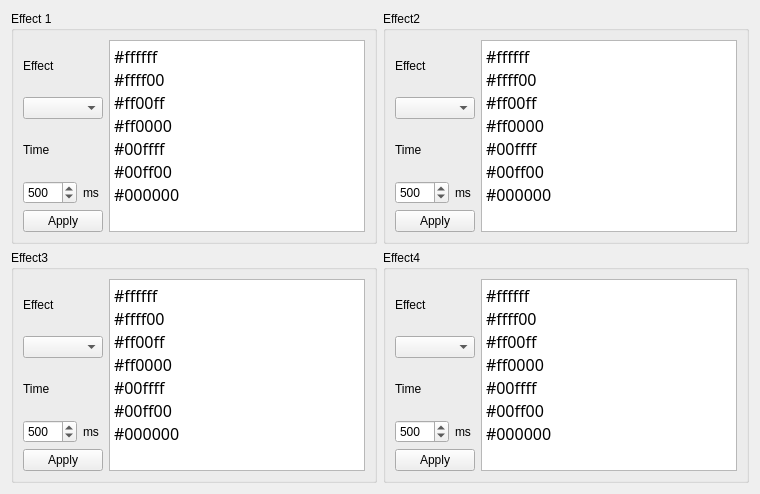
      <widget class="QWidget" name="tab_2">
       <attribute name="icon">
        <iconset>
         <normaloff>Images/128x128/actions/application-exit-4.png</normaloff>Images/128x128/actions/application-exit-4.png</iconset>
       </attribute>
       <attribute name="title">
        <string>Ilumination</string>
       </attribute>
       <layout class="QGridLayout" name="gridLayout_6">
        <item row="0" column="0">
         <widget class="QGroupBox" name="groupBox_5">
          <property name="title">
           <string>Effect 1</string>
          </property>
          <layout class="QGridLayout" name="gridLayout_7">
           <item row="3" column="2">
            <widget class="QSpinBox" name="spinBox_4">
             <property name="maximum">
              <number>1000</number>
             </property>
             <property name="value">
              <number>500</number>
             </property>
            </widget>
           </item>
           <item row="0" column="4" rowspan="5" colspan="4">
            <widget class="QPlainTextEdit" name="plainTextEdit">
             <property name="font">
              <font>
               <family>Ubuntu Mono</family>
               <pointsize>12</pointsize>
              </font>
             </property>
             <property name="plainText">
              <string>#ffffff
#ffff00
#ff00ff
#ff0000
#00ffff
#00ff00
#000000</string>
             </property>
            </widget>
           </item>
           <item row="3" column="3">
            <widget class="QLabel" name="label_7">
             <property name="text">
              <string>ms</string>
             </property>
            </widget>
           </item>
           <item row="2" column="2" colspan="2">
            <widget class="QLabel" name="label_8">
             <property name="text">
              <string>Time</string>
             </property>
            </widget>
           </item>
           <item row="1" column="2" colspan="2">
            <widget class="QComboBox" name="comboBox"/>
           </item>
           <item row="0" column="2" colspan="2">
            <widget class="QLabel" name="label_9">
             <property name="text">
              <string>Effect</string>
             </property>
            </widget>
           </item>
           <item row="4" column="2" colspan="2">
            <widget class="QPushButton" name="pushButton_3">
             <property name="text">
              <string>Apply</string>
             </property>
            </widget>
           </item>
          </layout>
         </widget>
        </item>
        <item row="1" column="1" colspan="2">
         <widget class="QGroupBox" name="groupBox_7">
          <property name="title">
           <string>Effect4</string>
          </property>
          <layout class="QGridLayout" name="gridLayout_10">
           <item row="0" column="2" rowspan="5">
            <widget class="QPlainTextEdit" name="plainTextEdit_4">
             <property name="font">
              <font>
               <family>Ubuntu Mono</family>
               <pointsize>12</pointsize>
              </font>
             </property>
             <property name="plainText">
              <string>#ffffff
#ffff00
#ff00ff
#ff0000
#00ffff
#00ff00
#000000</string>
             </property>
            </widget>
           </item>
           <item row="3" column="0">
            <widget class="QSpinBox" name="spinBox_7">
             <property name="maximum">
              <number>1000</number>
             </property>
             <property name="value">
              <number>500</number>
             </property>
            </widget>
           </item>
           <item row="3" column="1">
            <widget class="QLabel" name="label_18">
             <property name="text">
              <string>ms</string>
             </property>
            </widget>
           </item>
           <item row="2" column="0" colspan="2">
            <widget class="QLabel" name="label_14">
             <property name="text">
              <string>Time</string>
             </property>
            </widget>
           </item>
           <item row="1" column="0" colspan="2">
            <widget class="QComboBox" name="comboBox_4"/>
           </item>
           <item row="0" column="0" colspan="2">
            <widget class="QLabel" name="label_15">
             <property name="text">
              <string>Effect</string>
             </property>
            </widget>
           </item>
           <item row="4" column="0" colspan="2">
            <widget class="QPushButton" name="pushButton_6">
             <property name="text">
              <string>Apply</string>
             </property>
            </widget>
           </item>
          </layout>
         </widget>
        </item>
        <item row="1" column="0">
         <widget class="QGroupBox" name="groupBox_6">
          <property name="title">
           <string>Effect3</string>
          </property>
          <layout class="QGridLayout" name="gridLayout_9">
           <item row="3" column="0">
            <widget class="QSpinBox" name="spinBox_6">
             <property name="maximum">
              <number>1000</number>
             </property>
             <property name="value">
              <number>500</number>
             </property>
            </widget>
           </item>
           <item row="0" column="2" rowspan="5">
            <widget class="QPlainTextEdit" name="plainTextEdit_3">
             <property name="font">
              <font>
               <family>Ubuntu Mono</family>
               <pointsize>12</pointsize>
              </font>
             </property>
             <property name="plainText">
              <string>#ffffff
#ffff00
#ff00ff
#ff0000
#00ffff
#00ff00
#000000</string>
             </property>
            </widget>
           </item>
           <item row="3" column="1">
            <widget class="QLabel" name="label_17">
             <property name="text">
              <string>ms</string>
             </property>
            </widget>
           </item>
           <item row="0" column="0" colspan="2">
            <widget class="QLabel" name="label_13">
             <property name="text">
              <string>Effect</string>
             </property>
            </widget>
           </item>
           <item row="1" column="0" colspan="2">
            <widget class="QComboBox" name="comboBox_3"/>
           </item>
           <item row="2" column="0" colspan="2">
            <widget class="QLabel" name="label_12">
             <property name="text">
              <string>Time</string>
             </property>
            </widget>
           </item>
           <item row="4" column="0" colspan="2">
            <widget class="QPushButton" name="pushButton_5">
             <property name="text">
              <string>Apply</string>
             </property>
            </widget>
           </item>
          </layout>
         </widget>
        </item>
        <item row="0" column="1" colspan="2">
         <widget class="QGroupBox" name="groupBox_8">
          <property name="title">
           <string>Effect2</string>
          </property>
          <layout class="QGridLayout" name="gridLayout_8">
           <item row="0" column="2" rowspan="5">
            <widget class="QPlainTextEdit" name="plainTextEdit_2">
             <property name="font">
              <font>
               <family>Ubuntu Mono</family>
               <pointsize>12</pointsize>
              </font>
             </property>
             <property name="plainText">
              <string>#ffffff
#ffff00
#ff00ff
#ff0000
#00ffff
#00ff00
#000000</string>
             </property>
            </widget>
           </item>
           <item row="3" column="0">
            <widget class="QSpinBox" name="spinBox_5">
             <property name="maximum">
              <number>1000</number>
             </property>
             <property name="value">
              <number>500</number>
             </property>
            </widget>
           </item>
           <item row="3" column="1">
            <widget class="QLabel" name="label_16">
             <property name="text">
              <string>ms</string>
             </property>
            </widget>
           </item>
           <item row="1" column="0" colspan="2">
            <widget class="QComboBox" name="comboBox_2"/>
           </item>
           <item row="0" column="0" colspan="2">
            <widget class="QLabel" name="label_11">
             <property name="text">
              <string>Effect</string>
             </property>
            </widget>
           </item>
           <item row="2" column="0" colspan="2">
            <widget class="QLabel" name="label_10">
             <property name="text">
              <string>Time</string>
             </property>
            </widget>
           </item>
           <item row="4" column="0" colspan="2">
            <widget class="QPushButton" name="pushButton_4">
             <property name="text">
              <string>Apply</string>
             </property>
            </widget>
           </item>
          </layout>
         </widget>
        </item>
       </layout>
      </widget>
